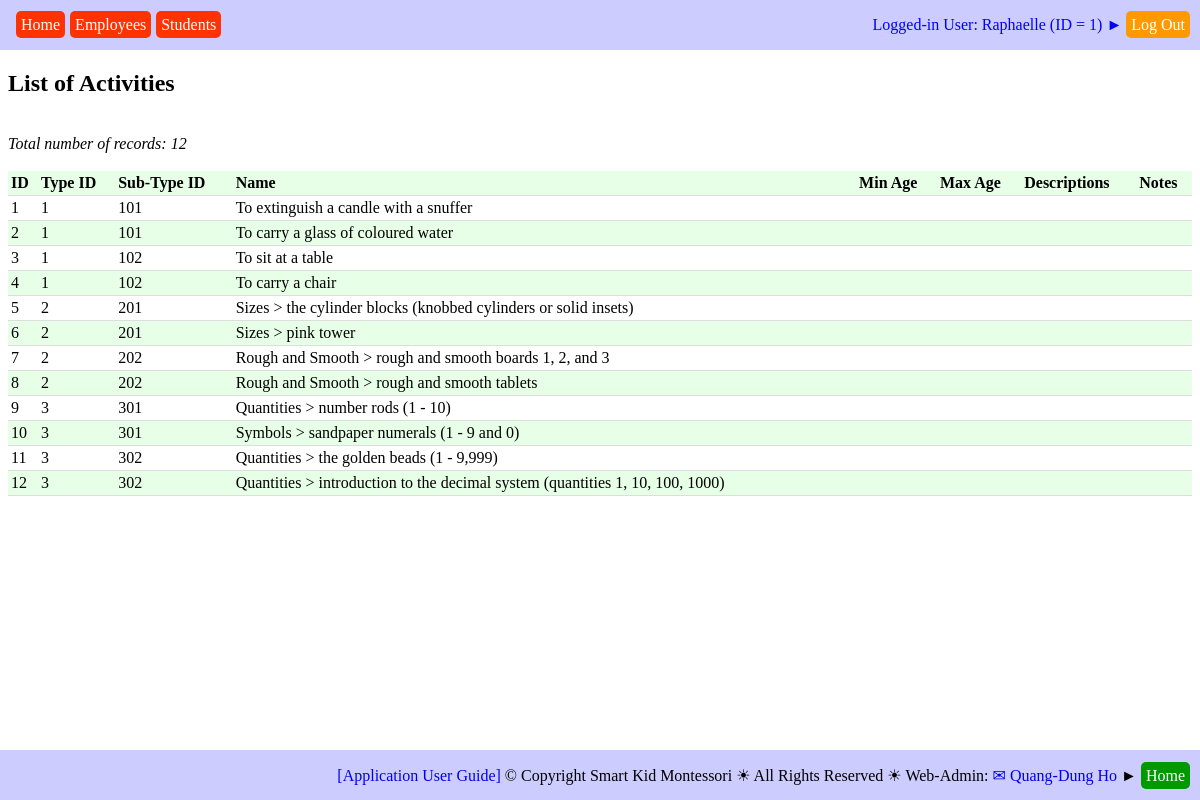
The app's page /report_activities.php (signed in) with its own data.
### tables this page shows
CREATE TABLE `web_pages` (
  `PAGE_ID` int(11) NOT NULL,
  `TAG_CLASS` varchar(50) NOT NULL,
  `TYPE` varchar(20) NOT NULL,
  `HREF` varchar(500) NOT NULL,
  `ICON_URL` varchar(500) NOT NULL,
  `TITLE` varchar(200) NOT NULL,
  `TITLE_SHORT` varchar(200) NOT NULL,
  `STATUS` varchar(20) NOT NULL
);

CREATE TABLE `activities` (
  `ACT_ID` int(11) NOT NULL,
  `ACT_TYPE_ID` int(11) NOT NULL,
  `ACT_SUBTYPE_ID` int(11) NOT NULL,
  `ACT_NAME` varchar(250) NOT NULL,
  `ACT_MIN_AGE` int(11) DEFAULT NULL,
  `ACT_MAX_AGE` int(11) DEFAULT NULL,
  `ACT_DESCR` text,
  `ACT_NOTES` text
);

### db_operations.php (called while the page is built, shortened)
<?php
require_once("sql_queries.php");
function insert_DB_QUERY_LOGS($user_name, $queryStrToDisplay)
{
	$queryStr = "INSERT INTO ";
		$queryStr = $queryStr . "DB_QUERY_LOGS(";
		$queryStr = $queryStr . "QUERY_STR";
		$queryStr = $queryStr . ", " . "USER_NAME";
		$queryStr = $queryStr . ", " . "DATE_TIME";
		$queryStr = $queryStr . ", " . "IP_ADDR";
		$queryStr = $queryStr . ")";
	$queryStr = $queryStr . " VALUES(";
		$queryStr = $queryStr . "'" . $queryStrToDisplay .  "'";
		$queryStr = $queryStr . ", " . "'" . $user_name . "'";
		$queryStr = $queryStr . ", " . "NOW()";
		$queryStr = $queryStr . ", " . "'" . get_client_ip() .  "'";
		$queryStr = $queryStr . ")";
	$queryStr = $queryStr . ";";
	$result = getResult($queryStr);
	return ($result);
}
function report_ACTIVITIES($debug_on)
{
	$queryStr = 'SELECT  ';
		$queryStr = $queryStr . '*';
	$queryStr = $queryStr . ' FROM ';
		$queryStr = $queryStr . 'ACTIVITIES';
	$queryStr = $queryStr . ' ORDER BY ';
		$queryStr = $queryStr . 'ACT_TYPE_ID' . ' ASC ';
		$queryStr = $queryStr . ', ' . 'ACT_SUBTYPE_ID' . ' ASC';
	$queryStr = $queryStr . ';';
	$result = getResult($queryStr);
	$fieldHeaderStr = array (
		0 => 'ID',
		1 => 'Type ID',
		2 => 'Sub-Type ID',
		3 => 'Name',
		4 => 'Min Age',
		5 => 'Max Age',
		6 => 'Descriptions',
		7 => 'Notes',
		);
	populateResultToTable($result, $fieldHeaderStr);
}
function getTabsOfPage($this_page_url, $debug_on)
{
	$queryStr = 'SELECT ';
		$queryStr = $queryStr .'HREF';
		$queryStr = $queryStr . ', ' . 'TITLE_SHORT';
	$queryStr = $queryStr . ' FROM ';
		$queryStr = $queryStr . 'WEB_PAGES';
	$queryStr = $queryStr . ' WHERE ';
		$queryStr = $queryStr . 'PAGE_ID IN';
		$queryStr = $queryStr . '(';
			$queryStr = $queryStr . 'SELECT ';
				$queryStr = $queryStr . 'TAB_PAGE_ID';
			$queryStr = $queryStr . ' FROM ';
				$queryStr = $queryStr . 'PAGE_TABS';
			$queryStr = $queryStr . ' WHERE ';
				$queryStr = $queryStr . 'PAGE_ID IN';
				$queryStr = $queryStr . '(';
					$queryStr = $queryStr . 'SELECT ';
						$queryStr = $queryStr . 'PAGE_ID';
					$queryStr = $queryStr . ' FROM ';
						$queryStr = $queryStr . 'WEB_PAGES';
					$queryStr = $queryStr . ' WHERE ';
						$queryStr = $queryStr . '(INSTR("' . $this_page_url .'", HREF) > 0)';
					$queryStr = $queryStr . ')';
				$queryStr = $queryStr . ')';
	$queryStr = $queryStr . ';';
	$result = getResult($queryStr);
	return ($result);
}
function get_client_ip() {
    $ipaddress = '';
    if (isset($_SERVER['HTTP_CLIENT_IP']) && ($_SERVER['HTTP_CLIENT_IP']))
        $ipaddress = $_SERVER['HTTP_CLIENT_IP'];
    else if (isset($_SERVER['HTTP_X_FORWARDED_FOR']) && ($_SERVER['HTTP_X_FORWARDED_FOR']))
        $ipaddress = $_SERVER['HTTP_X_FORWARDED_FOR'];
    else if (isset($_SERVER['HTTP_X_FORWARDED']) && ($_SERVER['HTTP_X_FORWARDED']))
        $ipaddress = $_SERVER['HTTP_X_FORWARDED'];
    else if (isset($_SERVER['HTTP_FORWARDED_FOR']) && ($_SERVER['HTTP_FORWARDED_FOR']))
        $ipaddress = $_SERVER['HTTP_FORWARDED_FOR'];
    else if (isset($_SERVER['HTTP_FORWARDED']) && ($_SERVER['HTTP_FORWARDED']))
        $ipaddress = $_SERVER['HTTP_FORWARDED'];
    else if (isset($_SERVER['REMOTE_ADDR']) && ($_SERVER['REMOTE_ADDR']))
        $ipaddress = $_SERVER['REMOTE_ADDR'];
    else
        $ipaddress = 'unknown';
    return $ipaddress;
}

### sql_queries.php (the view, shortened to what this page needs)
<?php
	function connectDB()
	{
		$db_hostname = "localhost";
		$db_name     = "montessori";
		$db_username = "root";
		$db_password = "";
		$db = mysqli_connect($db_hostname, $db_username, $db_password, $db_name);
		return ($db);
	}
	function getResult($query)
	{
		$db = connectDB();
		$result = mysqli_query($db, $query);
		return ($result);
	}
	function populateResultToTable($result, $fieldHeaderStr)
	{
		$resultRows = mysqli_num_rows($result);
		$resultFields = mysqli_num_fields($result);
		echo '<br/><i>Total number of records: ' . $resultRows . '</i><br/><br/>';
		echo '<table>';
		echo '<tr>';
		for ($fd = 0; $fd < $resultFields; $fd++)
		{
			echo '<th>' . $fieldHeaderStr[$fd] . '</th>';
		}
 		echo '</tr>';
		for ($row = 0; $row < $resultRows; $row++)
		{
			$currentRow = mysqli_fetch_row($result);
			echo '<tr>';
			for ($fd = 0; $fd < $resultFields; $fd++)
			{
				echo '<td>' . $currentRow[$fd] . '</td>';
			}
			echo '</tr>';
		}
		echo '</table>';
	}
?>

### tab_header.php
<div style="
    		position: fixed;
    		height: 20px;
 		   	width: 50%;
    		top: 7px;
    		left: 6px;
    		right: 0;
    		background-color: transparent;"
>
<div style="
	display: table;
	height: 26px;
    width: 100%;
    margin: 0px;
    background-color: transparent;
    border-radius: 10px;
    text-align: left">
	<div style="
		display: table-cell;
		height: 26px;
    	width: 100%;
    	padding: 5px;
    	vertical-align: middle;">
	<?php
	require_once("db_operations.php");
	$tabs = getTabsOfPage($_SERVER["PHP_SELF"], true);
	$tabNum = mysqli_num_rows($tabs);
	for ($row = 0; $row < $tabNum; $row++)
	{
		$currentTab = mysqli_fetch_row($tabs);
		echo '<a href="' . $currentTab[0] . '" style="background-color: rgb(255, 51, 0); color: white; text-decoration: none; padding: 5px; margin-left: 5px; border-radius: 5px">' . $currentTab[1] . '</a>';
	}
	?>
	</div>
</div>
</div>

### db_tables.css (style rules this page uses)
table { border-collapse: collapse; width: 100%; }
th, td { padding: 3px; text-align: left; border-bottom: 1px solid #ddd; }
tr:nth-child(odd) { background-color: rgb(230, 255, 230); }

### common.css (style rules this page uses)
a { text-decoration: none; }

### records on screen
web_pages: TITLE_SHORT "Home"
web_pages: TITLE_SHORT "Employees"
web_pages: TITLE_SHORT "Students"
activities: ACT_ID "1", ACT_TYPE_ID "1", ACT_SUBTYPE_ID "101", ACT_NAME "To extinguish a candle with a snuffer"
activities: ACT_ID "2", ACT_TYPE_ID "1", ACT_SUBTYPE_ID "101", ACT_NAME "To carry a glass of coloured water"
activities: ACT_ID "3", ACT_TYPE_ID "1", ACT_SUBTYPE_ID "102", ACT_NAME "To sit at a table"
activities: ACT_ID "4", ACT_TYPE_ID "1", ACT_SUBTYPE_ID "102", ACT_NAME "To carry a chair"
activities: ACT_ID "5", ACT_TYPE_ID "2", ACT_SUBTYPE_ID "201", ACT_NAME "Sizes > the cylinder blocks (knobbed cylinders or solid insets)"
activities: ACT_ID "6", ACT_TYPE_ID "2", ACT_SUBTYPE_ID "201", ACT_NAME "Sizes > pink tower"
activities: ACT_ID "7", ACT_TYPE_ID "2", ACT_SUBTYPE_ID "202", ACT_NAME "Rough and Smooth > rough and smooth boards 1, 2, and 3"
activities: ACT_ID "8", ACT_TYPE_ID "2", ACT_SUBTYPE_ID "202", ACT_NAME "Rough and Smooth > rough and smooth tablets"
activities: ACT_ID "9", ACT_TYPE_ID "3", ACT_SUBTYPE_ID "301", ACT_NAME "Quantities > number rods (1 - 10)"
activities: ACT_ID "10", ACT_TYPE_ID "3", ACT_SUBTYPE_ID "301", ACT_NAME "Symbols > sandpaper numerals (1 - 9 and 0)"
activities: ACT_ID "11", ACT_TYPE_ID "3", ACT_SUBTYPE_ID "302", ACT_NAME "Quantities > the golden beads (1 - 9,999)"
activities: ACT_ID "12", ACT_TYPE_ID "3", ACT_SUBTYPE_ID "302", ACT_NAME "Quantities > introduction to the decimal system (quantities 1, 10, 100, 1000)"

### other values on screen
$emp_name "Raphaelle"
$emp_id "1"
$resultRows "12"
$fieldHeaderStr[$fd] "ID"
$fieldHeaderStr[$fd] "Type ID"
$fieldHeaderStr[$fd] "Sub-Type ID"
$fieldHeaderStr[$fd] "Name"
$fieldHeaderStr[$fd] "Min Age"
$fieldHeaderStr[$fd] "Max Age"
$fieldHeaderStr[$fd] "Descriptions"
$fieldHeaderStr[$fd] "Notes"
